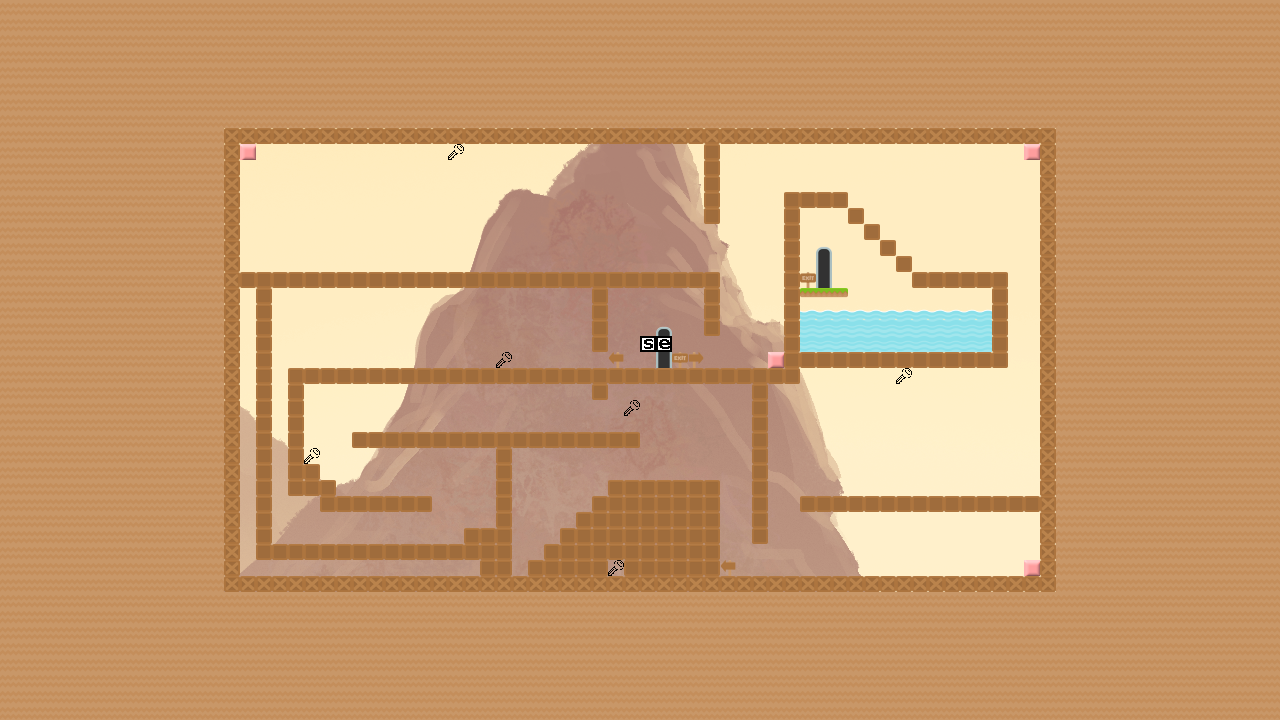

Rendered tile map (Tiled .tmx) drawn with the repository's tilesets; below, a short description and the map source with its tile grids summarised:
An orthogonal 80x45 tile map with 16x16 px tiles, 5 tile layers (collision, deco_back1, deco_back2, deco_front1, ...), 4 tilesets, 1 image layer.

<map version="1.0" orientation="orthogonal" renderorder="left-up" width="80" height="45" tilewidth="16" tileheight="16" nextobjectid="21">
 <properties>
  <property name="shiftCount" value="4" />
  <property name="shiftTimeMax" value="7" />
 </properties>
 <tileset firstgid="1" name="items" tilewidth="16" tileheight="16" tilecount="400" columns="20">
  <image source="items.png" width="320" height="320" />
 </tileset>
 <tileset firstgid="401" name="packed" tilewidth="16" tileheight="16" tilecount="192" columns="64">
  <image source="packed.png" width="1024" height="48" />
  <tile id="132">
   <properties>
    <property name="maxShifts" value="10" />
    <property name="parallax1" value="parallax_1.png" />
    <property name="parallax2" value="parallax_2.png" />
   </properties>
  </tile>
 </tileset>
 <tileset firstgid="593" name="basic_tileset" tilewidth="16" tileheight="16" tilecount="8" columns="8">
  <image source="basic_tileset.png" width="128" height="16" />
 </tileset>
 <tileset firstgid="601" name="blocks" tilewidth="16" tileheight="16" margin="8" tilecount="3600" columns="80">
  <image source="blocks.png" width="1296" height="728" />
 </tileset>
 <imagelayer name="Bildebene 3">
  <image source="../textures/rock.png" />
 </imagelayer>
 <layer name="collision" width="80" height="45">
  <properties>
   <property name="maxShiftCount" value="1" />
   <property name="maxShiftTime" value="5" />
  </properties>
  <data>[3600 cells, 457 non-empty, 7 distinct tile ids]</data>
 </layer>
 <layer name="deco_back1" width="80" height="45">
  <data>[3600 cells, 9 non-empty, 4 distinct tile ids]</data>
 </layer>
 <layer name="deco_back2" width="80" height="45">
  <data>[3600 cells, 2 non-empty, 1 distinct tile ids]</data>
 </layer>
 <layer name="deco_front1" width="80" height="45">
  <data>[3600 cells, 2106 non-empty, 2 distinct tile ids]</data>
 </layer>
 <layer name="items" width="80" height="45">
  <data>[3600 cells, 12 non-empty, 4 distinct tile ids]</data>
 </layer>
 <objectgroup name="text" />
</map>
